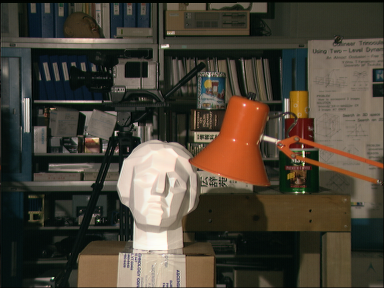
//> input picture data/im2.png, 384 x 288 px
$ ./nocalib   (built with g++ and OpenCV 4)
//> lines starting //> are read from the running program, lines starting //| are printed output that depends on the picture
#include "utils.hpp"
#include "dataStruct.hpp"
#include "cameraCalibration.hpp"
#include "poseEstimation.hpp"
#include "imageUndistortion.hpp"
#include <opencv2/core/base.hpp>
#include <opencv2/calib3d.hpp>
#include <opencv2/features2d.hpp>
#include "opencv2/imgcodecs.hpp"
#include "opencv2/highgui.hpp"
#include "opencv2/imgproc.hpp"

#include <vector>
#include <string>
#include <algorithm>
#include <iostream>
#include <iterator>
#include <stdio.h>
#include <stdlib.h>
#include <ctype.h>
#include "opencv2/core/utility.hpp"

#include <stdio.h>
static void saveXYZ(const char* filename, const cv::Mat& mat)
{
    const double max_z = 1.0e4;
    FILE* fp = fopen(filename, "wt");
    for(int y = 0; y < mat.rows; y++)
    {
        for(int x = 0; x < mat.cols; x++)
        {
            cv::Vec3f point = mat.at<cv::Vec3f>(y, x);
            if(fabs(point[2] - max_z) < FLT_EPSILON || fabs(point[2]) > max_z) continue;
            fprintf(fp, "%f %f %f\n", point[0], point[1], point[2]);
        }
    }
    fclose(fp);
}

int main() {

    cv::Mat imgLeft = cv::imread("data/im2.png", cv::IMREAD_GRAYSCALE);
//> imgLeft: 288 rows x 384 cols, CV_8UC1; min 0, max 253, mean 67.8
    cv::Mat imgRight = cv::imread("data/im6.png", cv::IMREAD_GRAYSCALE);
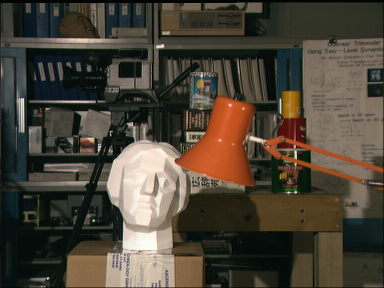
//> input picture data/im6.png, 384 x 288 px
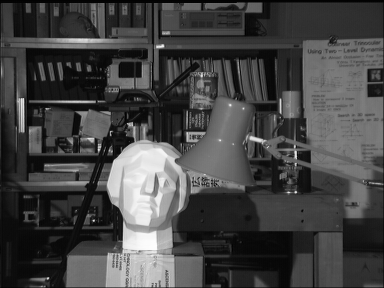
//> imgRight: 288 rows x 384 cols, CV_8UC1; min 0, max 253, mean 68.2

    cv::imshow("imgL", imgLeft);
    cv::imshow("imgR", imgRight);

    std::vector<cv::KeyPoint> kpL, kpR;
    cv::Mat descL, descR;
    cv::Ptr<cv::SIFT> sift = cv::SIFT::create();
    sift->detectAndCompute(imgLeft, cv::noArray(),kpL, descL);
//> kpL = 700 keypoints; strongest (x, y, size): (154, 178, 46.9), (167, 46, 2.8), (303, 152, 2), (115, 134, 1.9)
    sift->detectAndCompute(imgRight, cv::noArray(),kpR, descR);
//> kpR = 709 keypoints; strongest (x, y, size): (143, 178, 47.4), (296, 156, 2), (162, 46, 2.8), (295, 152, 2)

    cv::Mat imgLSift, imgRSift;
    cv::drawKeypoints(imgLeft, kpL, imgLSift);
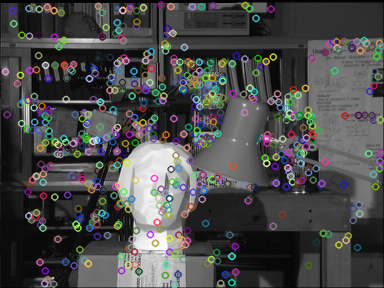
//> imgLSift: 288 rows x 384 cols, CV_8UC3; mean B, G, R 73.9, 74.1, 73.9
    cv::drawKeypoints(imgRight, kpR, imgRSift);
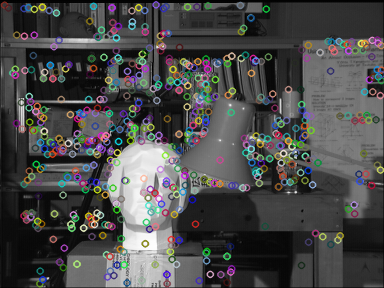
//> imgRSift: 288 rows x 384 cols, CV_8UC3; mean B, G, R 74.2, 74.2, 74.1
    imshow("Left Sift", imgLSift);
    imshow("Right Sift", imgRSift);
    cv::Ptr<cv::DescriptorMatcher> matcher = cv::DescriptorMatcher::create(cv::DescriptorMatcher::FLANNBASED);
    std::vector< std::vector<cv::DMatch> > knn_matches;
    matcher->knnMatch(descL, descR, knn_matches, 2);
//> knn_matches = 700 matches

    const float ratio_thresh = 0.45f;
    std::vector<cv::DMatch> good_matches;
    std::vector<cv::Point2f> pts1, pts2;
    for (size_t i = 0; i < knn_matches.size(); i++)
    {
        if (knn_matches[i][0].distance < ratio_thresh * knn_matches[i][1].distance)
        {
            good_matches.push_back(knn_matches[i][0]);
            pts2.push_back(kpR[knn_matches[i][0].trainIdx].pt);
            pts1.push_back(kpL[knn_matches[i][0].queryIdx].pt);
        }
    }
//> after the loop, good_matches = 333 matches; pts2 = 333 Points (x, y), first 12: [14.8, 74.69], [16.06, 122.9], [16.23, 34.53], [21.02, 102.1], [21.82, 128.6], [23.47, 215.4], [23.52, 8.12], [23.62, 183.7], [24.48, 70.08], [26.15, 219.5], [27.12, 179.6], [27.95, 7.12]; pts1 = 333 Points (x, y), first 12: [19.99, 74.77], [21.17, 123], [21.37, 34.62], [26.16, 102.1], [26.87, 128.6], [28.35, 215.5], [28.49, 8.01], [28.68, 183.6], [29.4, 70.1], [31.07, 219.4], [32.12, 179.5], [32.91, 7.21]

    cv::Mat img_matches;
    drawMatches( imgLeft, kpL, imgRight, kpR, good_matches, img_matches, cv::Scalar::all(-1),
                 cv::Scalar::all(-1), std::vector<char>(), cv::DrawMatchesFlags::NOT_DRAW_SINGLE_POINTS );
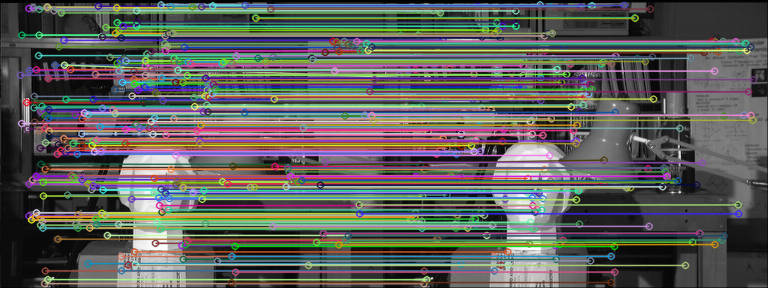
//> img_matches: 288 rows x 768 cols, CV_8UC3; mean B, G, R 91.2, 94.6, 93.9
    imshow("Good Matches", img_matches);

    int minDisparity = 0;
    int numDisparities = 64;
    int blockSize = 15;
    int disp12MaxDiff = 2;
    int uniquenessRatio = 5;
    int speckleWindowSize = 50;
    int speckleRange = 2;
    cv::Ptr<cv::StereoSGBM> stereo = cv::StereoSGBM::create(minDisparity,numDisparities,blockSize,
    disp12MaxDiff,uniquenessRatio,speckleWindowSize,speckleRange);
    cv::Mat out, resi;
    stereo->compute(imgLeft, imgRight, out);
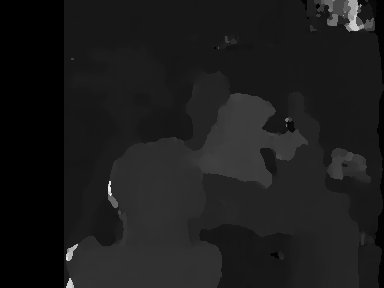
//> out: 288 rows x 384 cols, CV_16SC1; min -16, max 1008, mean 95.9; drawn with min black and max white
    cv::normalize(out, out, 0, 255, cv::NORM_MINMAX, CV_8UC1);
//> out: 288 rows x 384 cols, CV_8UC1
    imshow("out", out);
    cv::Mat xyz;
    cv::Mat Q(4, 4, CV_32F);
    Q.at<float>(0, 0) = 1;
    Q.at<float>(1, 1) = -1;
    Q.at<float>(2, 2) = 0.5;
    Q.at<float>(3, 3) = 1;
    reprojectImageTo3D(out, xyz, Q, true);
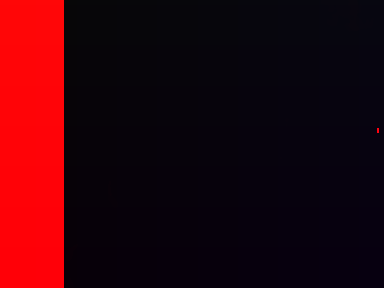
//> xyz: 288 rows x 384 cols, CV_32FC3; mean B, G, R 191.4, -143.5, 1682.1; drawn with min black and max white
    saveXYZ("data/cloud.txt", xyz);
    cv::waitKey(0);
    return 0;
}
